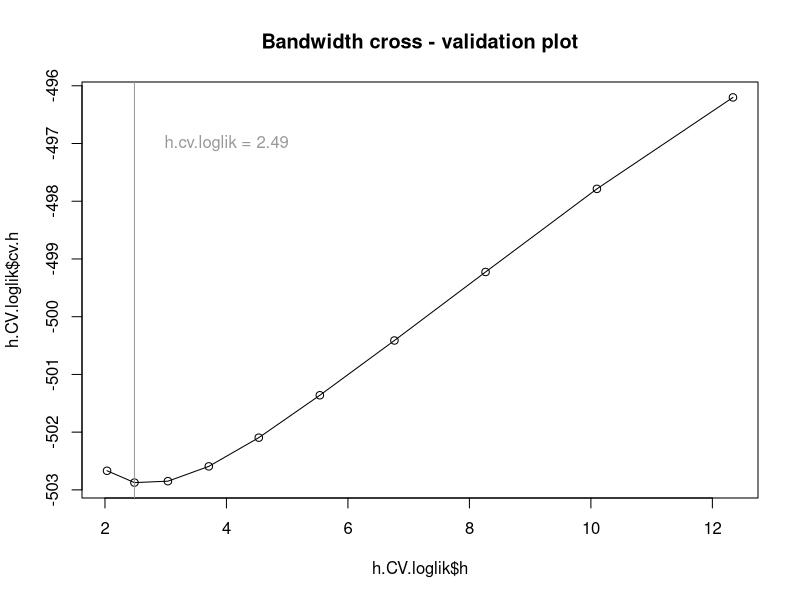
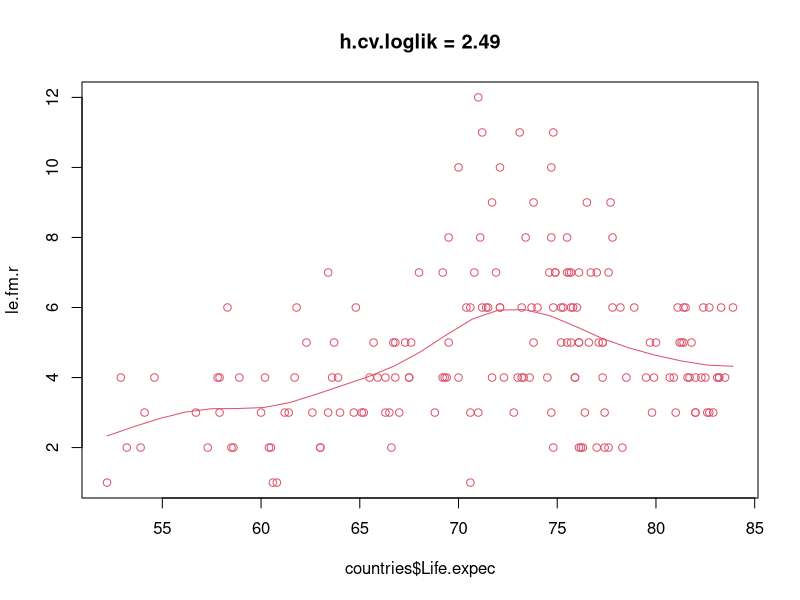

These figures' R source, in order:
## ---- chunk 1
knitr::opts_chunk$set(echo = TRUE)
## ---- chunk 2

#The first function is not modified
h.cv.sm.poison <- function(x,y,rg.h=NULL,l.h=10,method=loglik.CV){
   cv.h <- numeric(l.h)
   if (is.null(rg.h)){
      hh <- c(h.select(x,y,method="cv"),
            h.select(x,y,method="aicc"))
      rg.h <- range(hh)*c(1/1.1, 1.5)
   }
   i <- 0
   gr.h <- exp( seq(log(rg.h[1]), log(rg.h[2]), l=l.h))
   for (h in gr.h){
      i <- i+1
      cv.h[i] <- method(x,y,h)
   }
   return(list(h = gr.h, 
               cv.h = cv.h, 
               h.cv = gr.h[which.min(cv.h)]))
}


# method loglik.CV: leave-one-out log-likelihood 

#Modifications: sm.poisson and the return function is the loglikelihood 
#of the density of the poison distribution. 

loglik.CV <- function(x,y,h){
  n <- length(x)
  pred <- sapply(1:n, 
      function(i,x,y,h){
         sm.poisson(x=x[-i],y=y[-i],h=h,eval.points=x[i],display="none")$estimate
      },   x,y,h)
  #faculty <- sapply(1:n, function(i, y){prod(1:y[i])},
  # if one wants the scalingfactor uncomment the line above
  return(-sum(y*log(pred)-pred)) #-log(faculty) only a scale 
  
}

## ---- chunk 3
countries<-read.csv2(file="HDI.2017.subset.csv",row.names = 1)
le.fm.r <- round(countries$le.fm)
## ---- chunk 4
library(sm)

x<- countries$Life.expec
y<- le.fm.r

h.cv.sm.poison(countries$Life.expec, le.fm.r)$h.cv
## ---- chunk 5
h.CV.loglik <- h.cv.sm.poison(countries$Life.expec,le.fm.r, l.h = 10)
plot(h.CV.loglik$h,h.CV.loglik$cv.h)
lines(h.CV.loglik$h,h.CV.loglik$cv.h)
abline(v=h.CV.loglik$h.cv, col = "gray60")
text(4, -497, paste("h.cv.loglik = ",round(h.CV.loglik$h.c,2),sep=""),  col = "gray60")
title("Bandwidth cross - validation plot")
## ---- chunk 6
aux <- sm.poisson(countries$Life.expec,le.fm.r,h=h.CV.loglik$h.cv)
title(main=paste("h.cv.loglik = ",round(h.CV.loglik$h.cv,2),sep=""))
